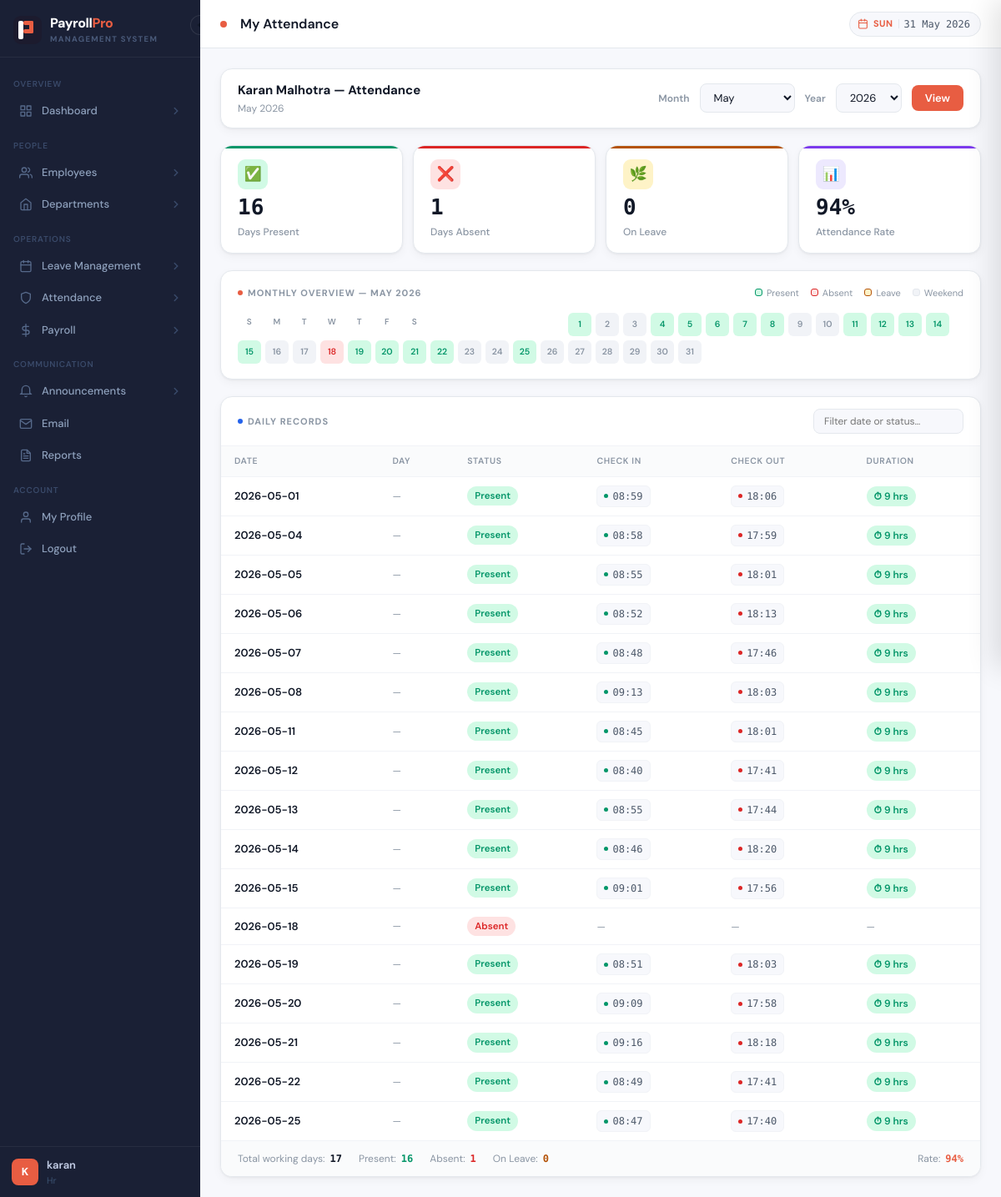
Page /my-attendance (signed in) on the earlier database version.
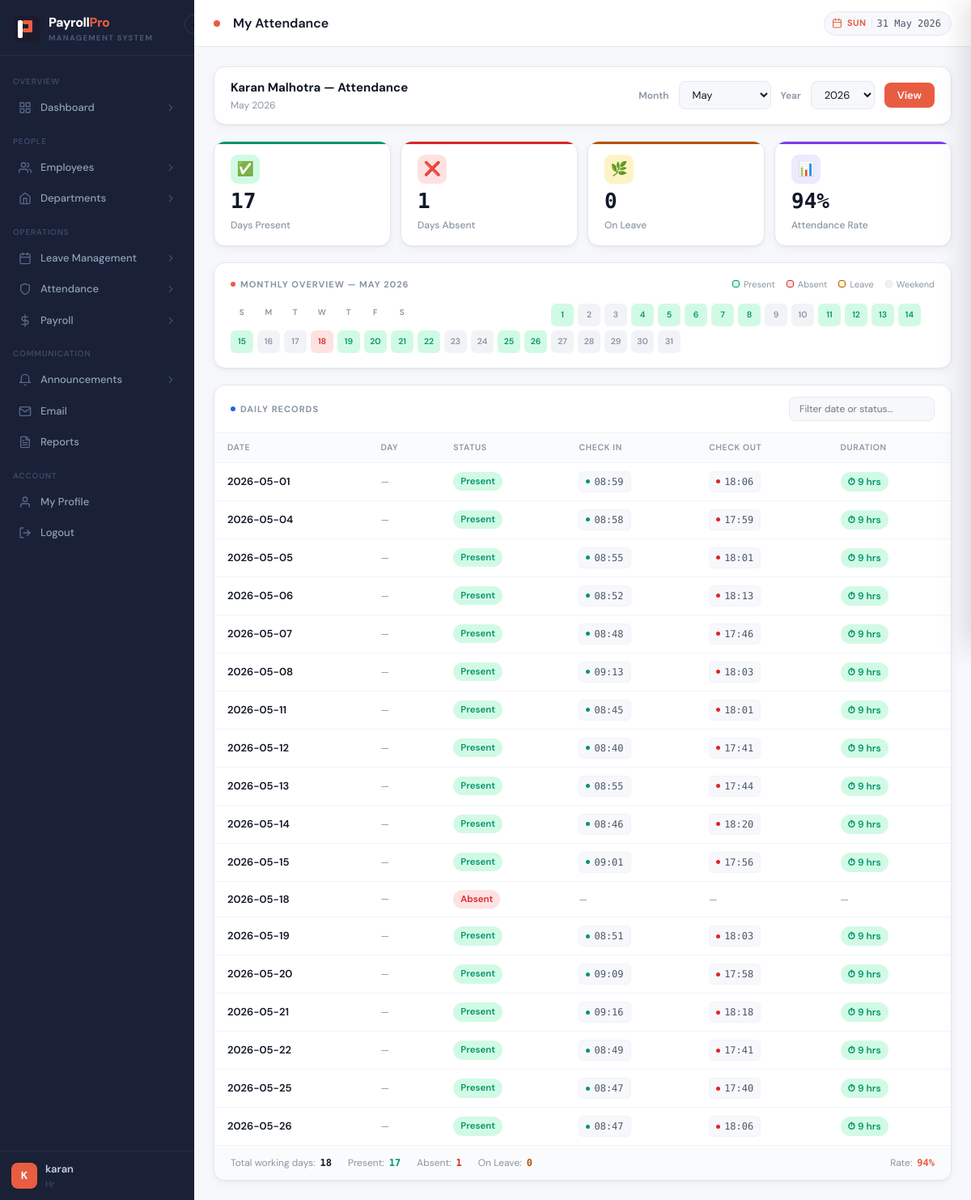
Same page on the later database version.
### tables this page shows
CREATE TABLE employees (
        employee_id INTEGER PRIMARY KEY AUTOINCREMENT,
        name TEXT NOT NULL, email TEXT UNIQUE, phone TEXT,
        position TEXT, department_id INTEGER, base_salary REAL DEFAULT 0,
        join_date TEXT, status TEXT DEFAULT 'Active',
        profile_pic TEXT DEFAULT 'default.png'
    , gender TEXT DEFAULT '', experience_years INTEGER DEFAULT 0);

CREATE TABLE attendance (
        attendance_id INTEGER PRIMARY KEY AUTOINCREMENT,
        employee_id INTEGER, date TEXT, status TEXT,
        check_in TEXT, check_out TEXT
    );

### app.py (the view)
@app.route("/my-attendance")
@login_required
def my_attendance():
    emp_id = session.get("employee_id")
    if not emp_id:
        return render_template("my_dashboard.html", emp=None, att=None, cl=None,
                               perf=None, payroll=None, anns=[])
    month = int(request.args.get("month", datetime.date.today().month))
    year  = int(request.args.get("year",  datetime.date.today().year))
    conn  = get_connection()
    emp   = conn.execute("SELECT name FROM employees WHERE employee_id=?", (emp_id,)).fetchone()
    records = conn.execute("""
        SELECT date, status, check_in, check_out FROM attendance
        WHERE employee_id=? AND strftime('%m',date)=? AND strftime('%Y',date)=?
        ORDER BY date
    """, (emp_id, f"{month:02d}", str(year))).fetchall()
    summary = conn.execute("""
        SELECT SUM(CASE WHEN status='Present' THEN 1 ELSE 0 END) as present,
               SUM(CASE WHEN status='Absent'  THEN 1 ELSE 0 END) as absent,
               SUM(CASE WHEN status='Leave'   THEN 1 ELSE 0 END) as on_leave,
               COUNT(*) as total
        FROM attendance WHERE employee_id=?
        AND strftime('%m',date)=? AND strftime('%Y',date)=?
    """, (emp_id, f"{month:02d}", str(year))).fetchone()
    conn.close()
    months = list(calendar.month_name)[1:]
    years  = list(range(2020, datetime.date.today().year + 1))
    return render_template("my_attendance.html", emp=emp, records=records,
                           summary=summary, month=month, year=year,
                           months=months, years=years,
                           month_name=calendar.month_name[month])

### templates/my_attendance.html (shortened to what this page needs)
{% extends "base.html" %}
{% block page_title %}My Attendance{% endblock %}
{% block content %}
{% if emp or records is defined %}
<div class="at-page">
  <div class="at-filter">
    <div>
      <div class="at-filter-title">{{ emp.name if emp else '' }} — Attendance</div>
      <div class="at-filter-sub">{{ month_name }} {{ year }}</div>
    </div>
    <div class="at-filter-left">
      <span class="at-filter-label">Month</span>
      <form method="GET" id="attForm" style="display:contents;">
        <select name="month" class="at-sel" onchange="document.getElementById('attForm').submit()">
          {% for m in months %}
          <option value="{{ loop.index }}" {% if loop.index==month %}selected{% endif %}>{{ m }}</option>
          {% endfor %}
        </select>
        <span class="at-filter-label">Year</span>
        <select name="year" class="at-sel" onchange="document.getElementById('attForm').submit()">
          {% for y in years %}
          <option value="{{ y }}" {% if y==year %}selected{% endif %}>{{ y }}</option>
          {% endfor %}
        </select>
        <button type="submit" class="btn btn-primary" style="padding:7px 16px;">View</button>
      </form>
    </div>
  </div>
  <div class="at-stats">
    <div class="stat-card at-sg">
      <div class="stat-icon">✅</div>
      <div class="stat-value">{{ summary.present or 0 }}</div>
      <div class="stat-label">Days Present</div>
    </div>
    <div class="stat-card at-sr">
      <div class="stat-icon">❌</div>
      <div class="stat-value">{{ summary.absent or 0 }}</div>
      <div class="stat-label">Days Absent</div>
    </div>
    <div class="stat-card at-sa">
      <div class="stat-icon">🌿</div>
      <div class="stat-value">{{ summary.on_leave or 0 }}</div>
      <div class="stat-label">On Leave</div>
    </div>
    <div class="stat-card at-sp">
      <div class="stat-icon">📊</div>
      <div class="stat-value">
        {% if summary.total and summary.total > 0 %}
          {{ ((summary.present / summary.total) * 100) | int }}%
        {% else %}—{% endif %}
      </div>
      <div class="stat-label">Attendance Rate</div>
    </div>
  </div>
  {% if records %}
  <div class="at-calendar-wrap">
    <div class="at-cal-hd">
      <div class="at-cal-title">
        <span class="at-cal-dot"></span>Monthly Overview — {{ month_name }} {{ year }}
      </div>
      <div class="at-cal-legend">
        <div class="at-leg-item"><span class="at-leg-dot" style="background:var(--green-bg);border:1px solid var(--green);"></span>Present</div>
        <div class="at-leg-item"><span class="at-leg-dot" style="background:var(--red-bg);border:1px solid var(--red);"></span>Absent</div>
        <div class="at-leg-item"><span class="at-leg-dot" style="background:var(--amber-bg);border:1px solid var(--amber);"></span>Leave</div>
        <div class="at-leg-item"><span class="at-leg-dot" style="background:var(--border-light);border:1px solid var(--border);"></span>Weekend</div>
      </div>
    </div>
    <div class="at-cal-grid" id="calGrid"></div>
  </div>
  {% endif %}
  <div class="at-table-card">
    <div class="at-table-hd">
      <div class="at-table-title">
        <span class="at-table-dot" style="background:var(--blue);"></span>
        Daily Records
      </div>
      <input type="text" class="at-search" placeholder="Filter date or status…" id="attSearch">
    </div>
    <table class="at-tbl" id="attTable">
      <thead>
        <tr>
          <th>Date</th>
          <th>Day</th>
          <th>Status</th>
          <th>Check In</th>
          <th>Check Out</th>
          <th>Duration</th>
        </tr>
      </thead>
      <tbody>
        {% for r in records %}
        {% set dow = r.date | string %}
        <tr class="at-row {{ 'at-row-weekend' if r.status == 'Weekend' else '' }}" data-search="{{ r.date }} {{ r.status }}">
          <td>
            <div class="at-date-cell">
              <span class="at-date-main">{{ r.date }}</span>
            </div>
          </td>
          <td style="color:var(--text-3);font-size:12px;">—</td>
          <td>
            <span class="badge badge-{{ 'green' if r.status=='Present' else ('orange' if r.status=='Leave' else 'red') }}">
              {{ r.status }}
            </span>
          </td>
          <td>
            {% if r.check_in %}
            <span class="at-time">
              <span class="at-time-dot" style="background:var(--green);"></span>
              {{ r.check_in }}
            </span>
            {% else %}
            <span style="color:var(--text-3);font-size:12px;">—</span>
            {% endif %}
          </td>
          <td>
            {% if r.check_out %}
            <span class="at-time">
              <span class="at-time-dot" style="background:var(--red);"></span>
              {{ r.check_out }}
            </span>
            {% else %}
            <span style="color:var(--text-3);font-size:12px;">—</span>
            {% endif %}
          </td>
          <td>
            {% if r.check_in and r.check_out %}
            <span class="at-hrs">⏱ 9 hrs</span>
            {% else %}
            <span style="color:var(--text-3);font-size:12px;">—</span>
            {% endif %}
          </td>
        </tr>
        {% else %}
        <tr><td colspan="6" class="empty-row">No attendance records for this month.</td></tr>
        {% endfor %}
      </tbody>
    </table>
    <div class="at-footer">
      <div class="at-footer-item">
        Total working days: <span class="at-footer-val">{{ summary.total or 0 }}</span>
      </div>
      <div class="at-footer-item">
        Present: <span class="at-footer-val" style="color:var(--green);">{{ summary.present or 0 }}</span>
      </div>
      <div class="at-footer-item">
        Absent: <span class="at-footer-val" style="color:var(--red);">{{ summary.absent or 0 }}</span>
      </div>
      <div class="at-footer-item">
        On Leave: <span class="at-footer-val" style="color:var(--amber);">{{ summary.on_leave or 0 }}</span>
      </div>
      {% if summary.total and summary.total > 0 %}
      <div class="at-footer-item" style="margin-left:auto;">
        Rate: <span class="at-footer-val" style="color:var(--brand);">{{ ((summary.present / summary.total) * 100) | int }}%</span>
      </div>
      {% endif %}
    </div>
  </div>
</div>
{% endif %}
{% endblock %}

Differences in the rows shown:
added attendance: date "2026-05-26", status "Present", check_in "08:47", check_out "18:06", shows "⏱ 9 hrs"
Other differences:
{{ summary.present or 0 }}: "16" → "17"
{{ summary.total or 0 }}: "17" → "18"
